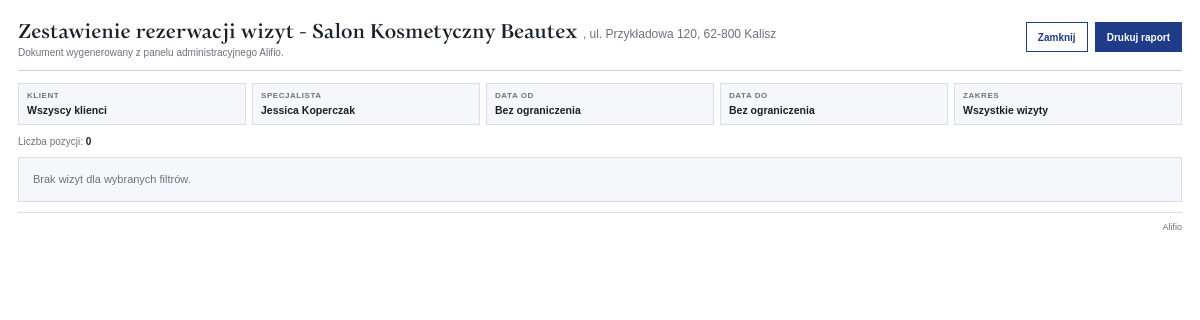
Page /admin/bookings/report?employee_id=1 (signed in) on the committed database.
### tables this page shows
CREATE TABLE business_settings (
                id INTEGER PRIMARY KEY CHECK (id = 1),
                business_id INTEGER,
                company_name TEXT NOT NULL DEFAULT 'Booking System',
                company_address TEXT DEFAULT '',
                contact_phone TEXT DEFAULT '',
                primary_color TEXT NOT NULL DEFAULT '#1f3c88',
                contact_email TEXT,
                slot_interval_minutes INTEGER NOT NULL DEFAULT 30,
                logo_path TEXT,
                logo_width INTEGER NOT NULL DEFAULT 120,
                logo_height INTEGER NOT NULL DEFAULT 44,
                company_name_size INTEGER NOT NULL DEFAULT 22,
                logo_text_gap INTEGER NOT NULL DEFAULT 12,
                side_panels_enabled INTEGER NOT NULL DEFAULT 1,
                side_panels_autoplay INTEGER NOT NULL DEFAULT 1,
                side_panels_interval INTEGER NOT NULL DEFAULT 6,
                created_at TEXT DEFAULT CURRENT_TIMESTAMP,
                FOREIGN KEY (business_id) REFERENCES businesses(id) ON DELETE CASCADE
            );

CREATE TABLE employees (
                id INTEGER PRIMARY KEY AUTOINCREMENT,
                business_id INTEGER,
                full_name TEXT NOT NULL,
                role TEXT,
                email TEXT,
                photo_path TEXT,
                active INTEGER NOT NULL DEFAULT 1,
                created_at TEXT DEFAULT CURRENT_TIMESTAMP,
                FOREIGN KEY (business_id) REFERENCES businesses(id) ON DELETE CASCADE
            );

### app.py (the view)
@app.route("/admin/bookings/report")
@permission_required("can_view_reports")
def bookings_report():
    client_name = (request.args.get("client_name") or "").strip()
    employee_id = (request.args.get("employee_id") or "").strip()
    date_from = (request.args.get("date_from") or "").strip()
    date_to = (request.args.get("date_to") or "").strip()
    scope = (request.args.get("scope") or "all").strip().lower()
    if scope not in {"all", "active", "archive"}:
        scope = "all"
    conn = get_connection()
    cursor = conn.cursor()
    settings = get_settings()
    employee_name = ""
    if employee_id:
        try:
            employee_id_int = int(employee_id)
            cursor.execute("""
                SELECT full_name
                FROM employees
                WHERE id = ?
                LIMIT 1
            """, (employee_id_int,))
            employee_row = cursor.fetchone()
            if employee_row:
                employee_name = employee_row["full_name"] or ""
        except (ValueError, TypeError):
            employee_id = ""
            employee_name = ""
    query = """
        SELECT
            bookings.id,
            bookings.client_name,
            bookings.client_email,
            bookings.client_phone,
            bookings.booking_date,
            bookings.booking_time,
            bookings.notes,
            bookings.status,
            bookings.archived,
            bookings.employee_id,
            services.name AS service_name,
            employees.full_name AS employee_name
        FROM bookings
        LEFT JOIN services ON bookings.service_id = services.id
        LEFT JOIN employees ON bookings.employee_id = employees.id
        WHERE 1 = 1
    """
    params = []
    if scope == "active":
        query += " AND COALESCE(bookings.archived, 0) = 0"
    elif scope == "archive":
        query += " AND COALESCE(bookings.archived, 0) = 1"
    if client_name:
        query += " AND LOWER(COALESCE(bookings.client_name, '')) LIKE ?"
        params.append(f"%{client_name.lower()}%")
    if employee_id:
        try:
            employee_id_int = int(employee_id)
            query += " AND bookings.employee_id = ?"
            params.append(employee_id_int)
        except (ValueError, TypeError):
            pass
    if date_from:
        query += " AND bookings.booking_date >= ?"
        params.append(date_from)
    if date_to:
        query += " AND bookings.booking_date <= ?"
        params.append(date_to)
    query += """
        ORDER BY
            bookings.booking_date ASC,
            bookings.booking_time ASC,
            bookings.id ASC
    """
    cursor.execute(query, params)
    report_items = cursor.fetchall()
    conn.close()
    return render_template(
        "bookings_report.html",
        page_title="Raport wizyt",
        settings=settings,
        report_items=report_items,
        report_filters={
            "client_name": client_name,
            "employee_id": employee_id,
            "employee_name": employee_name,
            "date_from": date_from,
            "date_to": date_to,
            "scope": scope,
        }
    )

### app.py (called while the page is built)
def get_settings():
    conn = get_connection()
    cursor = conn.cursor()
    cursor.execute("SELECT * FROM business_settings WHERE id = 1")
    settings = cursor.fetchone()
    conn.close()
    return settings

def permission_required(permission_name):
    def decorator(view_func):
        @wraps(view_func)
        def wrapper(*args, **kwargs):
            user = get_current_admin_user()
            if not user:
                flash("Zaloguj się ponownie.", "error")
                return redirect(url_for("admin_login"))
            if user["role"] in ("client_admin", "super_admin"):
                return view_func(*args, **kwargs)
            if int(user[permission_name] or 0) != 1:
                flash("To konto nie ma dostępu do tej operacji.", "error")
                return redirect(url_for("admin_dashboard"))
            return view_func(*args, **kwargs)
        return wrapper
    return decorator

def get_current_admin_user():
    user_id = session.get("admin_id")
    if not user_id:
        return None
    return get_user_by_id(user_id)

### services/auth_service.py (called while the page is built)
def get_user_by_id(user_id: int):
    conn = get_connection()
    cursor = conn.cursor()
    cursor.execute(
        """
        SELECT *
        FROM users
        WHERE id = ?
        LIMIT 1
        """,
        (user_id,)
    )
    user = cursor.fetchone()
    conn.close()
    return user

### services/db.py (called while the page is built)
def get_connection():
    conn = sqlite3.connect(DATABASE_PATH)
    conn.row_factory = sqlite3.Row
    return conn

### templates/bookings_report.html (shortened to what this page needs)
<!DOCTYPE html>
<html lang="pl">
<head>
</head>
<body>
  <div class="report-page">
  <div class="report-topbar">
  <div>
    <h1 class="report-title">
      <span>Zestawienie rezerwacji wizyt</span>
      {% if settings and settings.company_name and settings.company_name|trim %}
        <span class="report-title-place"> - {{ settings.company_name }}</span>
      {% endif %}
      {% if settings and settings.company_address and settings.company_address|trim %}
        <span class="report-title-address">, {{ settings.company_address }}</span>
      {% endif %}
    </h1>
    <p class="report-subtitle">Dokument wygenerowany z panelu administracyjnego Alifio.</p>
  </div>
  <div class="report-actions">
    <button type="button" class="report-btn report-btn-secondary" onclick="window.close()">
      Zamknij
    </button>
    <button type="button" class="report-btn" onclick="window.print()">
      Drukuj raport
    </button>
  </div>
</div>
    <div class="report-summary">
      <div class="report-summary-box">
        <div class="report-summary-label">Klient</div>
        <div class="report-summary-value" title="{{ report_filters.client_name or 'Wszyscy klienci' }}">
          {{ report_filters.client_name or "Wszyscy klienci" }}
        </div>
      </div>
      <div class="report-summary-box">
        <div class="report-summary-label">Specjalista</div>
        <div class="report-summary-value" title="{{ report_filters.employee_name or 'Wszyscy specjaliści' }}">
          {{ report_filters.employee_name or "Wszyscy specjaliści" }}
        </div>
      </div>
      <div class="report-summary-box">
        <div class="report-summary-label">Data od</div>
        <div class="report-summary-value">
          {{ report_filters.date_from or "Bez ograniczenia" }}
        </div>
      </div>
      <div class="report-summary-box">
        <div class="report-summary-label">Data do</div>
        <div class="report-summary-value">
          {{ report_filters.date_to or "Bez ograniczenia" }}
        </div>
      </div>
      <div class="report-summary-box">
        <div class="report-summary-label">Zakres</div>
        <div class="report-summary-value">
          {% if report_filters.scope == "active" %}
            Tylko aktywne
          {% elif report_filters.scope == "archive" %}
            Tylko archiwum
          {% else %}
            Wszystkie wizyty
          {% endif %}
        </div>
      </div>
    </div>
    <div class="report-meta-row">
      <p class="report-count">
        Liczba pozycji: <strong>{{ report_items|length }}</strong>
      </p>
    </div>
    {% if report_items %}
      <div class="report-table-wrap">
        <table class="report-table">
          <thead>
            <tr>
              <th>ID</th>
              <th>Usługa</th>
              <th>Specjalista</th>
              <th>Klient</th>
              <th>Telefon</th>
              <th>E-mail</th>
              <th>Data</th>
              <th>Godzina</th>
              <th>Status</th>
              <th>Źródło</th>
            </tr>
          </thead>
          <tbody>
            {% for booking in report_items %}
              <tr>
                <td>{{ booking.id }}</td>
                <td>{{ booking.service_name or "—" }}</td>
                <td>{{ booking.employee_name or "—" }}</td>
                <td>{{ booking.client_name or "—" }}</td>
                <td>{{ booking.client_phone or "—" }}</td>
                <td>{{ booking.client_email or "—" }}</td>
                <td>
                  {% if booking.booking_date %}
                    {% set date_parts = booking.booking_date.split('-') %}
                    {% if date_parts|length == 3 %}
                      {{ date_parts[2] }}.{{ date_parts[1] }}.{{ date_parts[0] }}
                    {% else %}
                      {{ booking.booking_date }}
                    {% endif %}
                  {% else %}
                    —
                  {% endif %}
                </td>
                <td>{{ booking.booking_time or "—" }}</td>
                <td>
                  <span class="status-badge status-{{ booking.status or 'archived' }}">
                    {% if booking.status == 'new' %}
                      Nowa
                    {% elif booking.status == 'confirmed' %}
                      Potwierdzona
                    {% elif booking.status == 'cancelled' %}
                      Anulowana
                    {% elif booking.status == 'completed' %}
                      Ukończona
                    {% elif booking.status == 'archived' %}
                      Archiwalna
                    {% else %}
                      {{ booking.status or "—" }}
                    {% endif %}
                  </span>
                </td>
                <td>
                  {% if booking.archived == 1 %}
                    <span class="source-tag">Archiwum</span>
                  {% else %}
                    <span class="source-tag">Aktywne</span>
                  {% endif %}
                </td>
              </tr>
              {% if booking.notes %}
                <tr class="report-notes-row">
                  <td colspan="10">
                    <span class="report-notes-label">Notatka:</span>
                    {{ booking.notes }}
                  </td>
                </tr>
              {% endif %}
            {% endfor %}
          </tbody>
        </table>
      </div>
    {% else %}
      <div class="report-empty">
        Brak wizyt dla wybranych filtrów.
      </div>
    {% endif %}
    <div class="report-footer">
      Alifio
    </div>
  </div>
</body>
</html>

### rows in the picture
business_settings: company_name "Salon Kosmetyczny Beautex", company_address "ul. Przykładowa 120, 62-800 Kalisz"
employees: full_name "Jessica Koperczak"

### other values in the picture
{{ report_filters.client_name or "Wszyscy klienci" }} "Wszyscy klienci"
{{ report_filters.date_from or "Bez ograniczenia" }} "Bez ograniczenia"
{{ report_filters.date_to or "Bez ograniczenia" }} "Bez ograniczenia"
{{ report_items|length }} "0"
